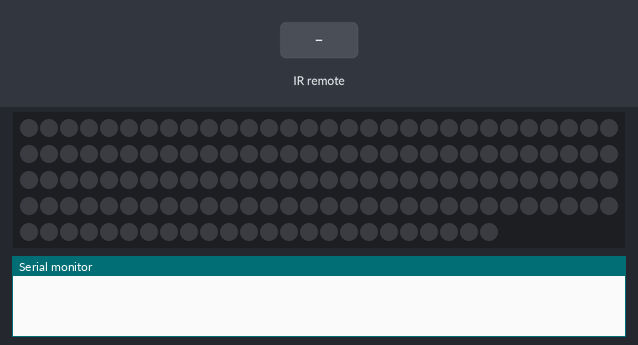
Recording of a sketch running on a simulated Arduino Uno, built with avr-gcc and run on an emulated ATmega328P. Shown: 144 RGB LEDs in strip order, left to right, continuing on the next row, the last lines printed to the serial monitor. The inputs (shaded band) are chosen by the test bench. Dim RGB values are drawn brighter than linear; random numbers use the default seed unless the sketch sets one; EEPROM starts erased.

Above: at 1.2 s.
1.3 s: infrared code 0x1FE807F received
2.8 s: infrared code 0x1FE609F received
4.4 s: infrared code 0x1FE7887 received
6.3 s: infrared code 0x1FEA05F received
9.3 s: infrared code 0x1FE58A7 received
At 10.17 s:
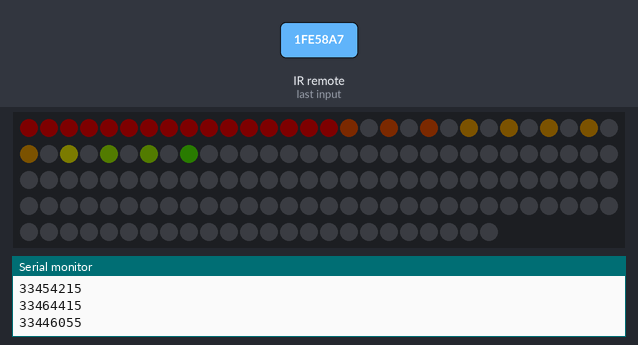
At 11.04 s:
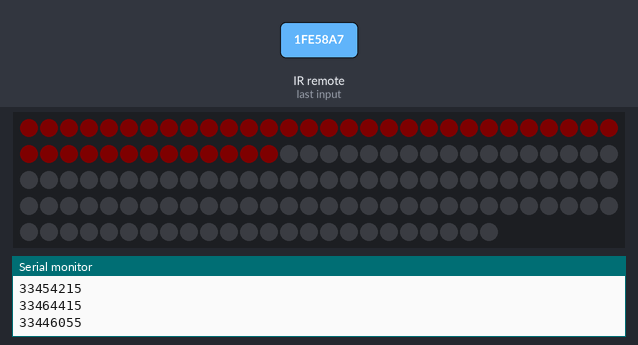
11.1 s: infrared code 0x1FE02FD received
At 11.5 s:
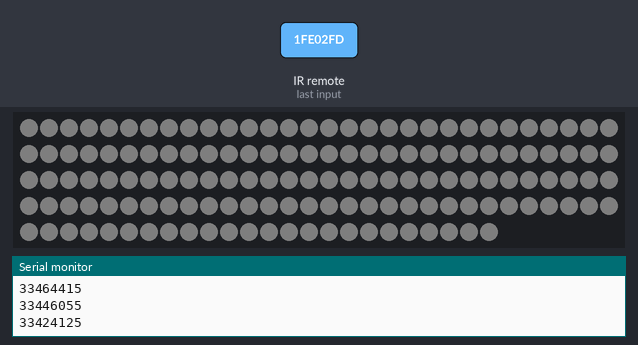

The sketch:

HyperCubeWithMoreEffects_With_IR_Control_STABLE_EEPROM.ino
```cpp
//================ОБЬЯВЛЕНИЕ БИЛБИОТЕК====================
#include <FastLED.h>

#include <IRremote.h>

#include <EEPROM.h>
 // ==========НАСТРОЙКА КУБА=============
#define EdgeLeds 6
#define EdgeCount 24
#define AmpMax 1800
#define LedDI 8
#define IRPin 13
#define LedType WS2812

//================ОБЬЯВЛЕНИЕ ПЕРЕМЕННЫХ=====================
const int NumLeds = EdgeLeds * EdgeCount;
CRGB leds[NumLeds];
IRrecv irrecv(IRPin);
decode_results results;
byte Bright = EEPROM.read(6);
bool Power = EEPROM.read(5);
bool DrawMode = EEPROM.read(3);
bool MaxPoint = false;
byte Mode = EEPROM.read(0);
byte MaxMode = 5;
byte eMode = EEPROM.read(1);
byte Spd = EEPROM.read(2);
long unsigned int c;
byte counter;

// =========ВВОД ДАННЫХ===========
void Input() {
  while (!irrecv.isIdle()); // ожидаем возможности считать значение
  if (irrecv.decode( & results)) //ПРОВЕРКА НА НАЛИЧИЕ ЗНАЧЕНИЙ
  {
    irrecv.resume(); //ПРИЕМ СЛЕДУЮЩЕГО НАБОРА КОМАНД
    c = results.value;
    Serial.println(c);
    switch (c) {
    case 33456255: // off/on
      if (Power) {
        Power = !Power;
      } else {
        Power = !Power;
      }
      EEPROM.put(5, Power);
      break;

    case 33441975: // bright+
      if (Bright < 244 and!Power) {
        Bright += 10;

      }
      EEPROM.put(6, Bright);
      break;

    case 33454215: // bright-
      if (Bright > 1 and!Power) {
        Bright -= 10;

      }
      EEPROM.put(6, Bright);
      break;
    case 33448095: // ChangeMode
      if (!DrawMode) {
        Mode--;
      }
      if (!Power) {
        DrawMode = true;
        Mode++;
        counter = 0;
      }

      if (Mode > MaxMode) {
        Mode = 1;
      }
      delay(15);
      EEPROM.put(0, Mode);
      EEPROM.put(3, DrawMode);
      break;
    case 33472575: // speed-
      if (Spd > 1 and !Power) {
        Spd--;
      }
      EEPROM.put(2, Spd);
      break;
    case 33439935: // speed+
      if (Spd < 30 and !Power) {
        Spd++;
      }
      EEPROM.put(2, Spd);
      break;
    case 33424125: // snow
      if (!Power) {
        DrawMode = false;
        eMode = 1;
      }
      EEPROM.put(1, eMode);
      EEPROM.put(3, DrawMode);
      break;
    case 33428205: // sun
      if (!Power) {
        DrawMode = false;
        eMode = 2;
      }
      EEPROM.put(1, eMode);
      EEPROM.put(3, DrawMode);
      break;
    case 33446055: // mixed
      if (!Power) {
        DrawMode = false;
        eMode = 3;
        counter = 0;
      }
      EEPROM.put(1, eMode);
      EEPROM.put(3, DrawMode);
      break;
    case 33464415: // moon
      if (!Power) {
        DrawMode = false;
        FastLED.clear();
        eMode = 4;
      }
      EEPROM.put(1, eMode);
      EEPROM.put(3, DrawMode);
      break;
    case 33427695: // timer_off
      if (!Power) {
        DrawMode = false;
        eMode = 5;
      }
      EEPROM.put(1, eMode);
      EEPROM.put(3, DrawMode);
      break;
    }
  }
}

void delayBreak(int a) {
  delay(a / Spd);
}

void Draw() {
  if (!Power) {
    if (DrawMode) {
      switch (Mode) {
      case 1:
        Rainbow();
        break;
      case 2:
        CorruptedRainbow();
        break;
      case 3:
        ChaosMod();
        break;
      case 4:
        StepRainbow();
        break;
      case 5:
        Christmas();
        break;
      }

    } else {
      switch (eMode) {
      case 1:
        Snow();
        break;
      case 2:
        Sun();
        break;
      case 3:
        Mixed();
        break;
      case 4:
        Moon();
        break;
      case 5:

        break;
      }
    }
  } else {
    Off();
  }
}
//========ЭФФЕКТЫ==========
void Off() {
  for (int i = 0; i < NumLeds; i++) {
    Input();
    if (!Power) {
      break;
    }
    leds[i] = CHSV(0, 0, 0);
    FastLED.show();
    delayBreak(300);

  }
}
void Christmas() {
  if (MaxPoint == false) {
    if (counter == Bright) {
      MaxPoint = true;
    }

    for (int i = 0; i < NumLeds; i++) {
      Input();

      leds[i] = CHSV(1, 240, Bright - counter);
      if (i % 2 == 0) {
        leds[i] = CHSV(1, 0, Bright - counter);
      }
      if (i % 3 == 0) {
        leds[i] = CHSV(240, 240, Bright - counter);
      }

    }
    FastLED.show();
    delayBreak(200);
    counter++;
    if (counter > Bright) {
      counter = Bright;
    }
  }
  if (MaxPoint == true) {
    if (counter == 0) {
      MaxPoint = false;
    }
    for (int i = 0; i < NumLeds; i++) {
      Input();

      leds[i] = CHSV(0, 240, Bright - counter);
      if (i % 2 == 0) {
        leds[i] = CHSV(0, 0, Bright - counter);
      }
      if (i % 3 == 0) {
        leds[i] = CHSV(240, 240, Bright - counter);
      }

    }
    FastLED.show();
    delayBreak(200);
    counter--;
  }

}
void Mixed() {
  for (int i = 0; i < NumLeds / 3; i++) {
    Input();
    if (eMode != 3 or DrawMode) {
      break;
    }
    leds[i] = CHSV(3 * counter + 10, 250, Bright);
    FastLED.show();
    delayBreak(600);
  }
  for (int i = NumLeds / 3; i < 2 * NumLeds / 3; i++) {
    Input();
    if (eMode != 3 or DrawMode) {
      break;
    }
    leds[i] = CHSV(3 * counter + 90, 250, Bright);
    FastLED.show();
    delayBreak(600);
  }
  for (int i = 2 * NumLeds / 3; i < NumLeds; i++) {
    Input();
    if (eMode != 3 or DrawMode) {
      break;
    }
    leds[i] = CHSV(3 * counter + 130, 250, Bright);
    FastLED.show();
    delayBreak(600);
  }
  counter++;
}
void Moon() {
  for (int i = 0; i < NumLeds; i++) {
    Input();
    if (eMode != 4 or DrawMode) {
      break;
    }
    if (i % 2 == 0) {
      leds[i] = CHSV(2 * i, 250, Bright);
      FastLED.show();
      delayBreak(3000);
    }
  }
  for (int i = 0; i < NumLeds; i++) {
    Input();
    if (eMode != 4 or DrawMode) {
      break;
    }
    if (i % 2 == 0) {
      leds[i] = CHSV(0, 0, 0);
      FastLED.show();
      delayBreak(3000);
    }
  }
}
void Sun() {
  for (int i = 0; i < NumLeds; i++) {

    leds[i] = CHSV(35, 250, Bright);
  }
  FastLED.show();
  delayBreak(1000);
}
void Snow() {
  for (int i = 0; i < NumLeds; i++) {

    leds[i] = CHSV(0, 0, Bright);
  }
  FastLED.show();
  delayBreak(1000);
}
void StepRainbow() {
  for (int i = 0; i < NumLeds; i++) {
    Input();
    if (Mode != 4 or!DrawMode) {
      break;
    }
    leds[i] = CHSV(i * 2, 255, Bright);
    FastLED.show();
    delayBreak(600);
  }
}
void Rainbow() {
  for (int i = 0; i < NumLeds; i++) {
    leds[i] = CHSV(counter + i * 2, 255, Bright);
  }
  counter++;
  FastLED.show();
  delayBreak(1000);
}
void CorruptedRainbow() { //неожиданно, данный режим описывает бегающую змейку
  for (int i = 0; i < NumLeds; i++) {

    leds[i] = CHSV(counter + i * 2, int(255 / abs(counter - i)), int(Bright / abs(i - counter)));

  }
  counter++;
  if (counter > 190) {
    counter = 0;
  }
  FastLED.show();
  delayBreak(600);
}
void GoldMod() {
  for (int i = 0; i < NumLeds; i++) {

    leds[i] = CHSV(90, 255, Bright);
    if (i % EdgeLeds) {
      leds[i] = CHSV(60, 255, Bright);
    }
  }
  counter++;
  FastLED.show();
  delayBreak(1000);

}

void ChaosMod() {
  FastLED.clear();
  FastLED.show();
  delayBreak(1500);
  for (int i = 0; i < NumLeds / 2; i++) {
    Input();
    if (Mode != 3 or!DrawMode or Power) {
      break;
    }
    leds[random(NumLeds)] = CHSV(random(360), random(255), random(Bright));
    FastLED.show();
    delayBreak(2000);
  }

  for (int i = 0; i < NumLeds; i++) {
    Input();
    if (Mode != 3 or!DrawMode) {
      break;
    }
    leds[i] = CHSV(0, 0, 0);
    FastLED.show();
    delayBreak(600);
  }
}

//==========ОСНОВНЫЕ ФУНКЦИИ===============
void setup() {
  if (Mode > MaxMode) {
    Mode = 1;
  }
  if (eMode > 5) eMode = 1;
  if (Spd > 30) Spd = 20;
  if (Bright % 10 != 0) Bright = Bright + Bright % 10;
  irrecv.enableIRIn();
  pinMode(IRPin, INPUT);
  Serial.begin(9600);
  FastLED.addLeds < LedType, LedDI, GRB > (leds, NumLeds).setCorrection(TypicalLEDStrip);
  if (AmpMax > 0) FastLED.setMaxPowerInVoltsAndMilliamps(5, AmpMax);
  FastLED.setBrightness(Bright);
  FastLED.clear();
}

void loop() {
  Input();
  Draw();
}
```
